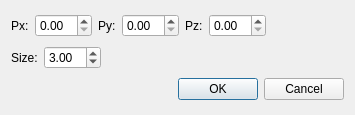
<?xml version="1.0" encoding="UTF-8"?>
<ui version="4.0">
 <class>DialogCube</class>
 <widget class="QDialog" name="DialogCube">
  <property name="geometry">
   <rect>
    <x>0</x>
    <y>0</y>
    <width>355</width>
    <height>115</height>
   </rect>
  </property>
  <property name="windowTitle">
   <string>Dialog</string>
  </property>
  <layout class="QVBoxLayout" name="verticalLayout">
   <item>
    <layout class="QHBoxLayout" name="horizontalLayout">
     <item>
      <widget class="QLabel" name="label_2">
       <property name="text">
        <string>Px:</string>
       </property>
      </widget>
     </item>
     <item>
      <widget class="QDoubleSpinBox" name="doubleSpinBox_X"/>
     </item>
     <item>
      <widget class="QLabel" name="label_3">
       <property name="text">
        <string>Py:</string>
       </property>
      </widget>
     </item>
     <item>
      <widget class="QDoubleSpinBox" name="doubleSpinBox_Y"/>
     </item>
     <item>
      <widget class="QLabel" name="label_4">
       <property name="text">
        <string>Pz:</string>
       </property>
      </widget>
     </item>
     <item>
      <widget class="QDoubleSpinBox" name="doubleSpinBox_Z"/>
     </item>
     <item>
      <spacer name="horizontalSpacer_2">
       <property name="orientation">
        <enum>Qt::Horizontal</enum>
       </property>
       <property name="sizeHint" stdset="0">
        <size>
         <width>40</width>
         <height>20</height>
        </size>
       </property>
      </spacer>
     </item>
    </layout>
   </item>
   <item>
    <layout class="QHBoxLayout" name="horizontalLayout_2">
     <item>
      <widget class="QLabel" name="label">
       <property name="text">
        <string>Size:</string>
       </property>
      </widget>
     </item>
     <item>
      <widget class="QDoubleSpinBox" name="doubleSpinBox_size">
       <property name="value">
        <double>3.000000000000000</double>
       </property>
      </widget>
     </item>
     <item>
      <spacer name="horizontalSpacer">
       <property name="orientation">
        <enum>Qt::Horizontal</enum>
       </property>
       <property name="sizeHint" stdset="0">
        <size>
         <width>40</width>
         <height>20</height>
        </size>
       </property>
      </spacer>
     </item>
    </layout>
   </item>
   <item>
    <widget class="QDialogButtonBox" name="buttonBox">
     <property name="orientation">
      <enum>Qt::Horizontal</enum>
     </property>
     <property name="standardButtons">
      <set>QDialogButtonBox::Cancel|QDialogButtonBox::Ok</set>
     </property>
    </widget>
   </item>
  </layout>
 </widget>
 <resources/>
 <connections>
  <connection>
   <sender>buttonBox</sender>
   <signal>accepted()</signal>
   <receiver>DialogCube</receiver>
   <slot>accept()</slot>
   <hints>
    <hint type="sourcelabel">
     <x>248</x>
     <y>254</y>
    </hint>
    <hint type="destinationlabel">
     <x>157</x>
     <y>274</y>
    </hint>
   </hints>
  </connection>
  <connection>
   <sender>buttonBox</sender>
   <signal>rejected()</signal>
   <receiver>DialogCube</receiver>
   <slot>reject()</slot>
   <hints>
    <hint type="sourcelabel">
     <x>316</x>
     <y>260</y>
    </hint>
    <hint type="destinationlabel">
     <x>286</x>
     <y>274</y>
    </hint>
   </hints>
  </connection>
 </connections>
</ui>
